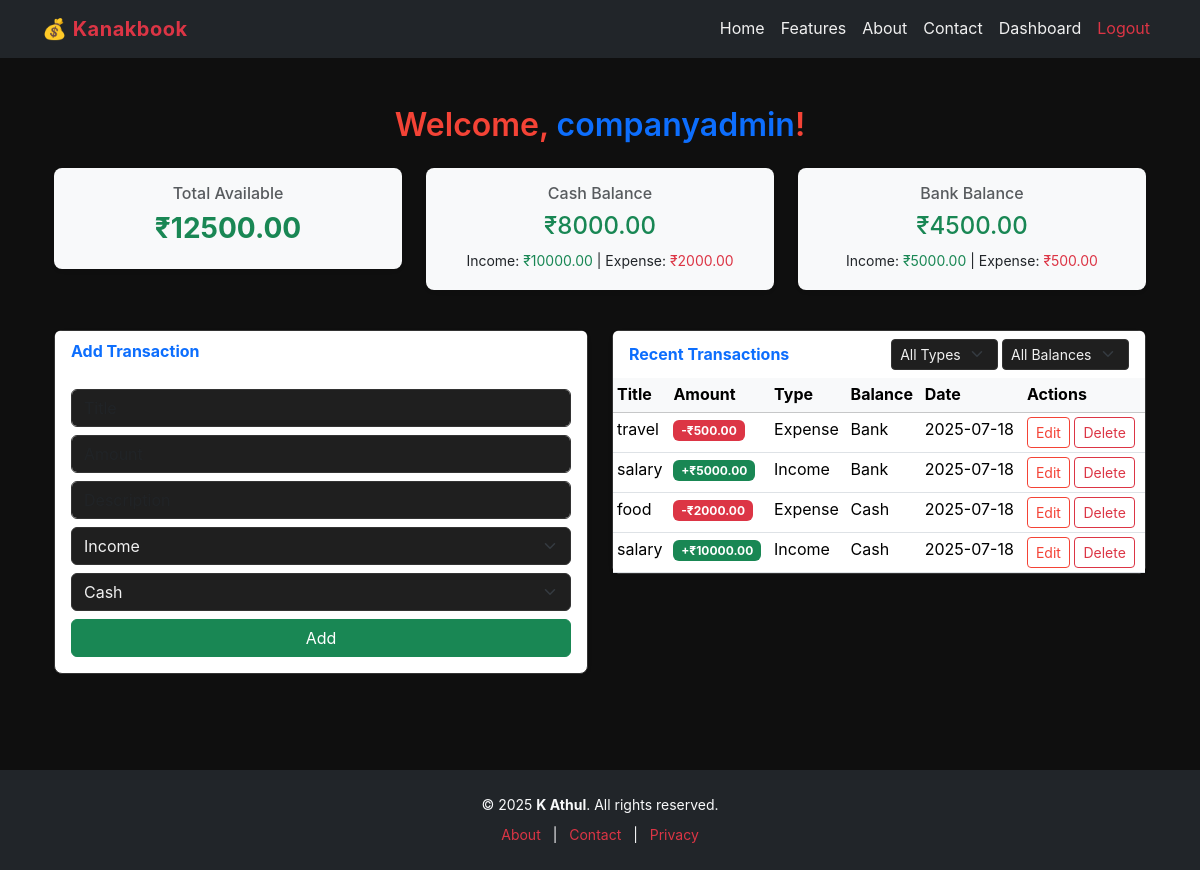
Screenshot of /expenses/dashboard/ (signed in) with the database file from the repository.
### expenses/models.py (models this page shows, shortened)
class Transaction(models.Model):
    TRANSACTION_TYPES = (
        ('Income', 'Income'),
        ('Expense', 'Expense'),
    )
    BALANCE_TYPES = (
        ('Cash', 'Cash'),
        ('Bank', 'Bank/UPI'),
    )
    user = models.ForeignKey(User, on_delete=models.CASCADE)
    title = models.CharField(max_length=100)
    amount = models.DecimalField(max_digits=10, decimal_places=2)
    description = models.TextField(blank=True)
    transaction_type = models.CharField(max_length=7, choices=TRANSACTION_TYPES)
    balance_type = models.CharField(max_length=10, choices=BALANCE_TYPES)
    date = models.DateTimeField(auto_now_add=True)

### expenses/views.py (the view, shortened to what this page needs)
# urls.py: path('dashboard/', views.dashboard, name='dashboard'),
@login_required
def dashboard(request):
    transactions = Transaction.objects.filter(user=request.user).order_by('-date')
    cash_income = 0
    cash_expense = 0
    bank_income = 0
    bank_expense = 0
    cash_balance = 0
    bank_balance = 0
    for txn in transactions:
        if txn.transaction_type == 'Income':
            if txn.balance_type == 'Cash':
                cash_income += txn.amount
                cash_balance += txn.amount
            else:
                bank_income += txn.amount
                bank_balance += txn.amount
        elif txn.transaction_type == 'Expense':
            if txn.balance_type == 'Cash':
                cash_expense += txn.amount
                cash_balance -= txn.amount
            else:
                bank_expense += txn.amount
                bank_balance -= txn.amount
    total_income = cash_income + bank_income
    total_expenses = cash_expense + bank_expense
    total_available = cash_balance + bank_balance
    context = {
        'transactions': transactions,
        'total_income': total_income,
        'total_expenses': total_expenses,
        'total_available': total_available,
        'cash_balance': cash_balance,
        'bank_balance': bank_balance,
        'cash_income': cash_income,
        'cash_expense': cash_expense,
        'bank_income': bank_income,
        'bank_expense': bank_expense,
    }
    return render(request, 'expenses/dashboard.html', context)

### expenses/templates/expenses/dashboard.html (shortened to what this page needs)
{% extends 'expenses/base.html' %}
{% block content %}
<div class="container py-4">
  <h2 class="text-center mb-4">Welcome, <span class="text-primary">{{ user.username }}</span>!</h2>
  <div class="row text-center mb-4">
    <div class="col-md-4 mb-3">
      <div class="card border-0 shadow-sm" style="background-color: #f8f9fa;">
        <div class="card-body">
          <h6 class="text-muted">Total Available</h6>
          <h3 class="{% if total_available >= 0 %}text-success{% else %}text-danger{% endif %} fw-bold">
            ₹{{ total_available }}
          </h3>
        </div>
      </div>
    </div>
    <div class="col-md-4 mb-3">
      <div class="card border-0 shadow-sm" style="background-color: #f8f9fa;">
        <div class="card-body">
          <h6 class="text-muted">Cash Balance</h6>
          <h4 class="{% if cash_balance >= 0 %}text-success{% else %}text-danger{% endif %}">₹{{ cash_balance }}</h4>
          <small>Income: <span class="text-success">₹{{ cash_income }}</span> | Expense: <span class="text-danger">₹{{ cash_expense }}</span></small>
        </div>
      </div>
    </div>
    <div class="col-md-4 mb-3">
      <div class="card border-0 shadow-sm" style="background-color: #f8f9fa;">
        <div class="card-body">
          <h6 class="text-muted">Bank Balance</h6>
          <h4 class="{% if bank_balance >= 0 %}text-success{% else %}text-danger{% endif %}">₹{{ bank_balance }}</h4>
          <small>Income: <span class="text-success">₹{{ bank_income }}</span> | Expense: <span class="text-danger">₹{{ bank_expense }}</span></small>
        </div>
      </div>
    </div>
  </div>
  <div class="row g-4">
    <div class="col-md-6">
      <div class="card shadow-sm" style="background-color: #ffffff;">
        <div class="card-header bg-white text-primary fw-bold border-bottom-0">Add Transaction</div>
        <div class="card-body">
          <form method="post">
            <input type="text" name="title" class="form-control mb-2" placeholder="Title" required>
            <input type="number" name="amount" class="form-control mb-2" placeholder="Amount" step="0.01" required>
            <input type="text" name="description" class="form-control mb-2" placeholder="Description">
            <select name="transaction_type" class="form-select mb-2">
              <option value="Income">Income</option>
            </select>
            <select name="balance_type" class="form-select mb-2">
              <option value="Cash">Cash</option>
            </select>
            <button type="submit" class="btn btn-success w-100">Add</button>
          </form>
        </div>
      </div>
    </div>
    <div class="col-md-6">
      <div class="card shadow-sm" style="background-color: #ffffff;">
        <div class="card-header bg-white text-primary fw-bold border-bottom-0 d-flex justify-content-between align-items-center">
          Recent Transactions
          <div>
            <select id="filterType" class="form-select form-select-sm d-inline w-auto">
              <option value="">All Types</option>
            </select>
            <select id="filterBalance" class="form-select form-select-sm d-inline w-auto">
              <option value="">All Balances</option>
            </select>
          </div>
        </div>
        <div class="card-body p-0">
          <table class="table table-hover table-sm mb-0" id="transactionsTable">
            <thead class="table-light">
              <tr>
                <th>Title</th>
                <th>Amount</th>
                <th>Type</th>
                <th>Balance</th>
                <th>Date</th>
                <th>Actions</th>
              </tr>
            </thead>
            <tbody>
              {% for expense in transactions %}
              <tr data-type="{{ expense.transaction_type }}" data-balance="{{ expense.balance_type }}">
                <td>{{ expense.title }}</td>
                <td>
                  {% if expense.transaction_type == 'Income' %}
                  <span class="badge bg-success">+₹{{ expense.amount }}</span>
                  {% else %}
                  <span class="badge bg-danger">-₹{{ expense.amount }}</span>
                  {% endif %}
                </td>
                <td>{{ expense.transaction_type }}</td>
                <td>{{ expense.balance_type }}</td>
                <td>{{ expense.date|date:"Y-m-d" }}</td>
                <td>
                  <a href="{% url 'edit_expense' expense.id %}" class="btn btn-sm btn-outline-primary">Edit</a>
                  <a href="{% url 'delete_expense' expense.id %}" class="btn btn-sm btn-outline-danger">Delete</a>
                </td>
              </tr>
              {% empty %}
              <tr>
                <td colspan="6" class="text-center text-muted">No transactions found.</td>
              </tr>
              {% endfor %}
            </tbody>
          </table>
        </div>
      </div>
    </div>
  </div>
</div>
{% endblock %}

### expenses/templates/expenses/base.html (style rules this page uses)
html { scroll-behavior: smooth; }
body { background-color: #0f0f0f; color: #fffefe; font-family: 'Inter', 'Segoe UI', sans-serif; line-height: 1.6; }
h1, h2, h3 { color: #f44336; font-weight: 600; }
.card { background-color: #181818; border-radius: 8px; border: 1px solid #333; box-shadow: 0 2px 4px rgba(0,0,0,0.5); }
.btn-outline-primary { border-color: #f44336; color: #f44336; }
.form-control, .form-select { background-color: #1f1f1f; color: #f0f0f0; border: 1px solid #333; }

### rows the page displays
Transaction: title "travel", amount "500.00", transaction_type "Expense", balance_type "Bank", date "2025-07-18"
Transaction: title "salary", amount "5000.00", transaction_type "Income", balance_type "Bank", date "2025-07-18"
Transaction: title "food", amount "2000.00", transaction_type "Expense", balance_type "Cash", date "2025-07-18"
Transaction: title "salary", amount "10000.00", transaction_type "Income", balance_type "Cash", date "2025-07-18"

### other values shown
{{ user.username }} "companyadmin"
{{ total_available }} "12500.00"
{{ cash_balance }} "8000.00"
{{ cash_income }} "10000.00"
{{ cash_expense }} "2000.00"
{{ bank_balance }} "4500.00"
{{ bank_income }} "5000.00"
{{ bank_expense }} "500.00"
